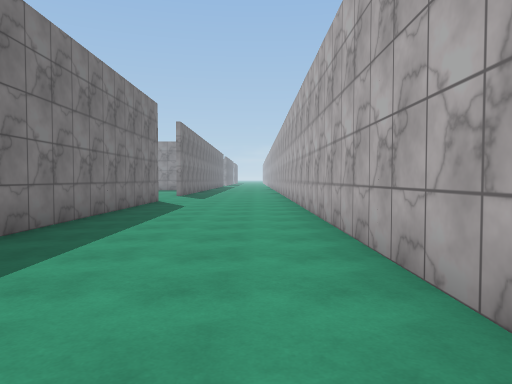
view 1 (above)

18 first-person views from a walk through a scene from a Unity 3-D project. The camera is 1.4 m above the floor, tilts 2° down and sees 70° across. The floor is counted in squares, 2 m on a side. Each view is taken from the middle of a square. On the plan, view 1 faces up. The plan holds only what a view shows up to about 11 squares ahead; the rest is blank. The place goes on beyond the plan. The player is left out. Surface patterns are stand-ins for the level's own textures.

view 2
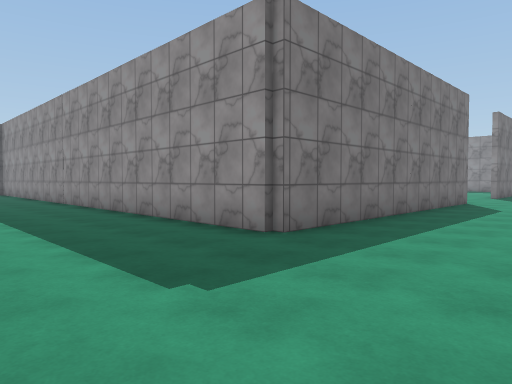

view 3
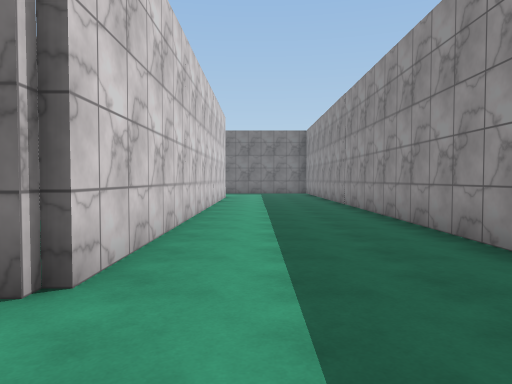

view 4
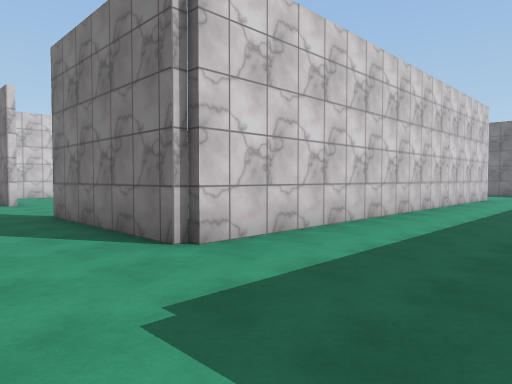

view 5
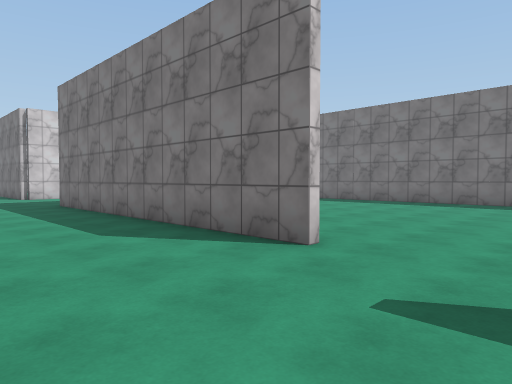

view 6
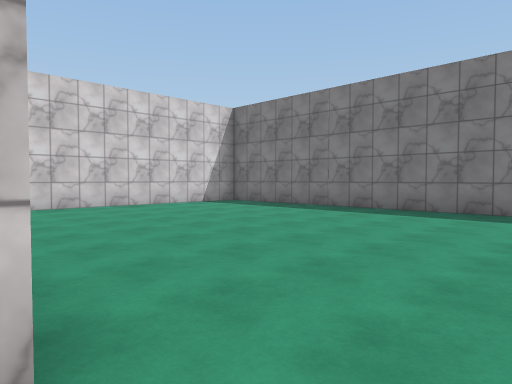

view 7
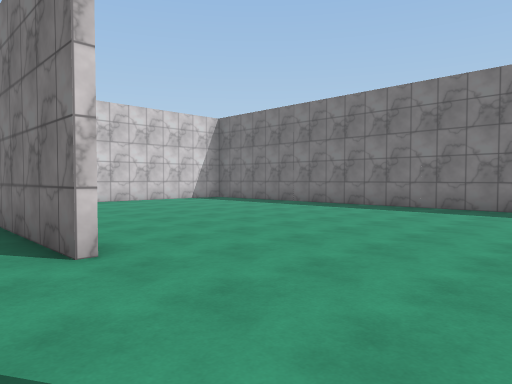

view 8
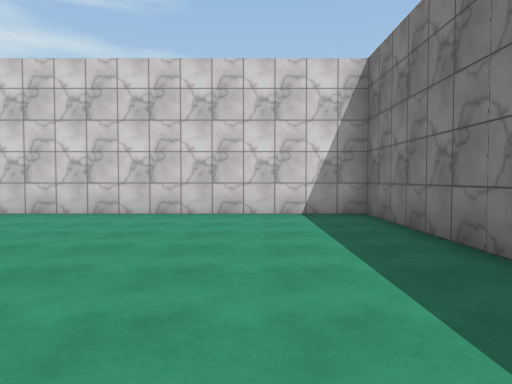

view 9
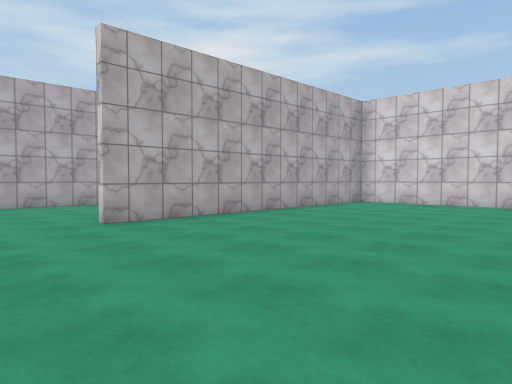

view 10
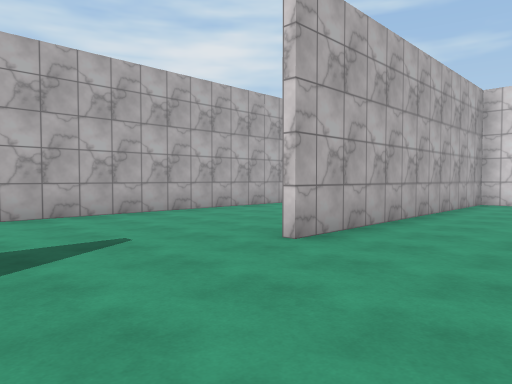

view 11
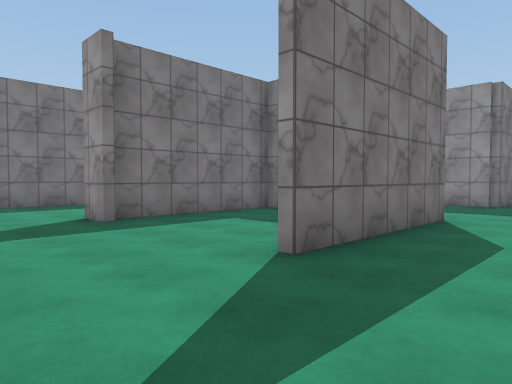

view 12
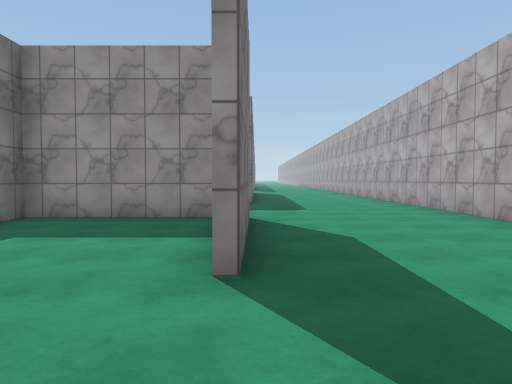

view 13
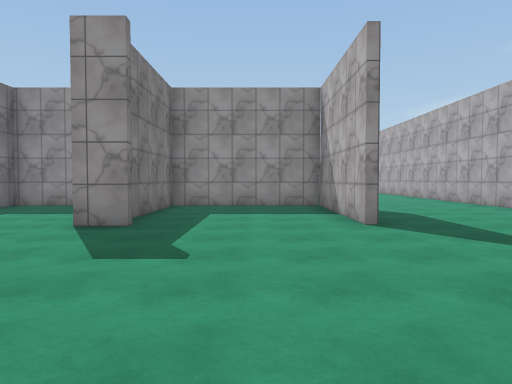

view 14
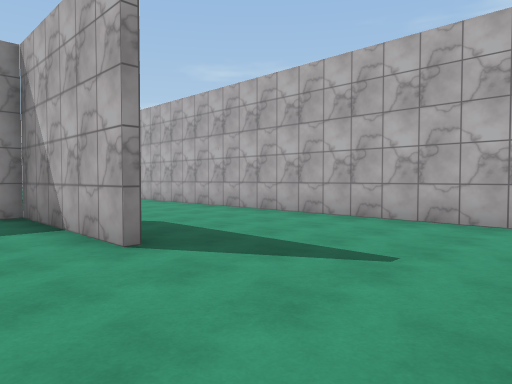

view 15
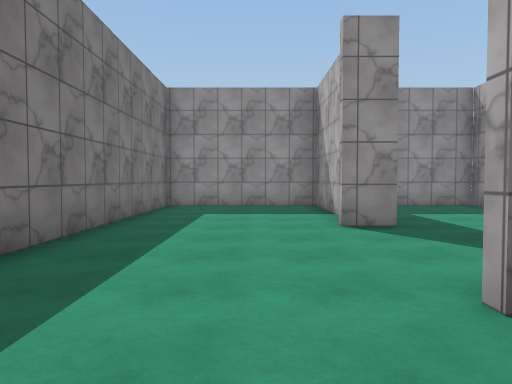

view 16
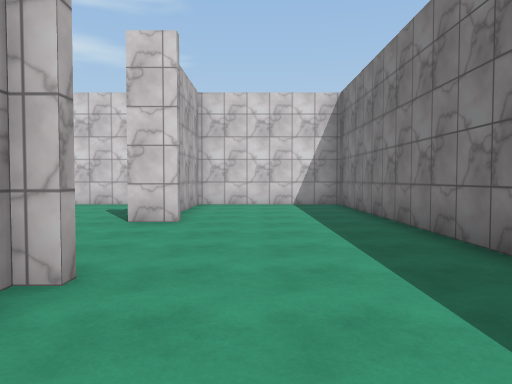

view 17
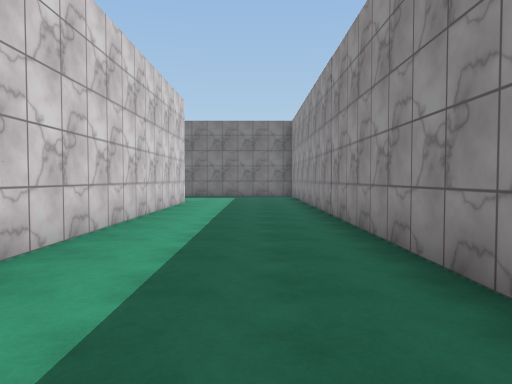

view 18
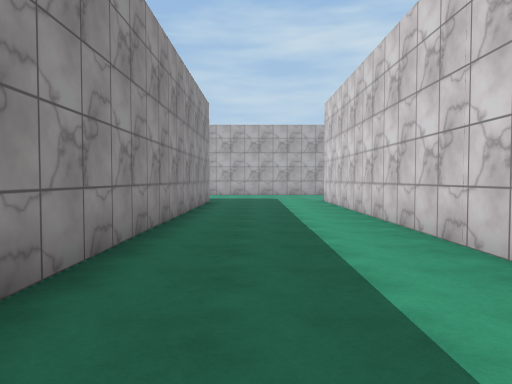

### Floor plan
Points are (right, up) in squares from view 1. A wall is a line through its corners. A room is listed if a view was taken in it or the views show most of it. See-through windows are left out.
Room 1 (views 1, 2, 3, 4, 5, 6, 7, 8, 9, 10, 11, 12, 13, 14, 15, 16, 17, 18)
walls: (-3.3, -4.5) (-3.3, -0.4) (-7.2, -0.4) (-7.2, -4.2); (-6.9, -4.6) (-7.8, -4.6); (-7.4, -4.5) (-7.4, -0.4) (-11.2, -0.4) (-11.2, -12.2) (-7.4, -12.2) (-7.4, -9.6); (-3.1, -8) (-3.1, -9.1); (-7.8, -8) (-6.9, -8); (-15, -0.2) (-3.1, -0.2) (-3.1, -4.5); (1.2, -7) (1.2, 13.8); (-3.1, 11.8) (-3.1, 3.5) (-15, 3.5); (-5.5, -12.2) (-3.9, -12.2); (-11.2, 13.5) (-11.2, 3.7) (-3.3, 3.7) (-3.3, 11.8)

Positions as (right, up) in squares from view 1, and headings:
1: (0, 0), facing up
2: (0, 0), facing up-left
3: (-1, 1), facing left
4: (-1, 3), facing down-left
5: (0, 14), facing down-left
6: (-3, 13), facing down-left
7: (-2, 15), facing down-left
8: (-9, 11), facing down
9: (-9, 14), facing down-right
10: (-6, 15), facing down-right
11: (-1, -7), facing up-left
12: (-3, -7), facing up
13: (-5, -10), facing up
14: (-5, -8), facing up-right
15: (-9, -10), facing up
16: (-9, -2), facing down
17: (-4, 2), facing left
18: (-15, 2), facing right
